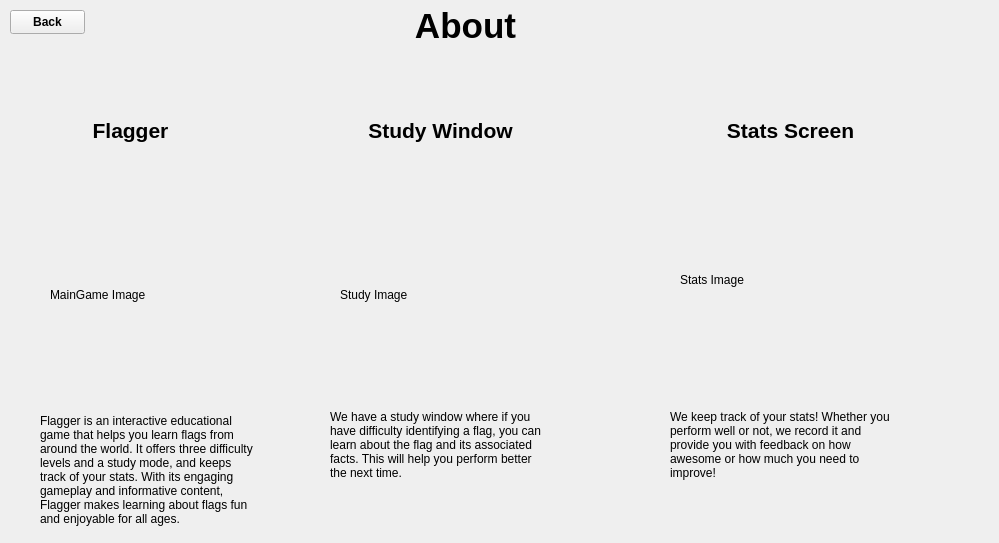
<?xml version="1.0" encoding="UTF-8"?>
<ui version="4.0">
 <class>AboutWindow</class>
 <widget class="QWidget" name="AboutWindow">
  <property name="geometry">
   <rect>
    <x>0</x>
    <y>0</y>
    <width>999</width>
    <height>543</height>
   </rect>
  </property>
  <property name="windowTitle">
   <string>Form</string>
  </property>
  <widget class="QPushButton" name="backButton">
   <property name="geometry">
    <rect>
     <x>10</x>
     <y>10</y>
     <width>75</width>
     <height>24</height>
    </rect>
   </property>
   <property name="font">
    <font>
     <bold>true</bold>
    </font>
   </property>
   <property name="text">
    <string>Back</string>
   </property>
  </widget>
  <widget class="QLabel" name="HelpTitle">
   <property name="geometry">
    <rect>
     <x>250</x>
     <y>-50</y>
     <width>431</width>
     <height>151</height>
    </rect>
   </property>
   <property name="font">
    <font>
     <pointsize>26</pointsize>
     <bold>true</bold>
    </font>
   </property>
   <property name="text">
    <string>About</string>
   </property>
   <property name="alignment">
    <set>Qt::AlignCenter</set>
   </property>
  </widget>
  <widget class="QLabel" name="flaggerLabel">
   <property name="geometry">
    <rect>
     <x>40</x>
     <y>90</y>
     <width>181</width>
     <height>81</height>
    </rect>
   </property>
   <property name="font">
    <font>
     <pointsize>16</pointsize>
     <bold>true</bold>
    </font>
   </property>
   <property name="text">
    <string>Flagger</string>
   </property>
   <property name="alignment">
    <set>Qt::AlignCenter</set>
   </property>
  </widget>
  <widget class="QLabel" name="mainGameImage">
   <property name="geometry">
    <rect>
     <x>50</x>
     <y>170</y>
     <width>250</width>
     <height>250</height>
    </rect>
   </property>
   <property name="text">
    <string>MainGame Image</string>
   </property>
  </widget>
  <widget class="QLabel" name="aboutFlagger">
   <property name="geometry">
    <rect>
     <x>40</x>
     <y>400</y>
     <width>220</width>
     <height>140</height>
    </rect>
   </property>
   <property name="text">
    <string>Flagger is an interactive educational game that helps you learn flags from around the world. It offers three difficulty levels and a study mode, and keeps track of your stats. With its engaging gameplay and informative content, Flagger makes learning about flags fun and enjoyable for all ages.</string>
   </property>
   <property name="wordWrap">
    <bool>true</bool>
   </property>
  </widget>
  <widget class="QLabel" name="studyLabel">
   <property name="geometry">
    <rect>
     <x>350</x>
     <y>90</y>
     <width>181</width>
     <height>81</height>
    </rect>
   </property>
   <property name="font">
    <font>
     <pointsize>16</pointsize>
     <bold>true</bold>
    </font>
   </property>
   <property name="text">
    <string>Study Window</string>
   </property>
   <property name="alignment">
    <set>Qt::AlignCenter</set>
   </property>
  </widget>
  <widget class="QLabel" name="statsLabel">
   <property name="geometry">
    <rect>
     <x>700</x>
     <y>90</y>
     <width>181</width>
     <height>81</height>
    </rect>
   </property>
   <property name="font">
    <font>
     <pointsize>16</pointsize>
     <bold>true</bold>
    </font>
   </property>
   <property name="text">
    <string>Stats Screen</string>
   </property>
   <property name="alignment">
    <set>Qt::AlignCenter</set>
   </property>
  </widget>
  <widget class="QLabel" name="studyImage">
   <property name="geometry">
    <rect>
     <x>340</x>
     <y>170</y>
     <width>250</width>
     <height>250</height>
    </rect>
   </property>
   <property name="text">
    <string>Study Image</string>
   </property>
  </widget>
  <widget class="QLabel" name="statsImage">
   <property name="geometry">
    <rect>
     <x>680</x>
     <y>170</y>
     <width>260</width>
     <height>220</height>
    </rect>
   </property>
   <property name="text">
    <string>Stats Image</string>
   </property>
  </widget>
  <widget class="QLabel" name="aboutStudy">
   <property name="geometry">
    <rect>
     <x>330</x>
     <y>375</y>
     <width>220</width>
     <height>140</height>
    </rect>
   </property>
   <property name="text">
    <string>We have a study window where if you have difficulty identifying a flag, you can learn about the flag and its associated facts. This will help you perform better the next time.</string>
   </property>
   <property name="wordWrap">
    <bool>true</bool>
   </property>
  </widget>
  <widget class="QLabel" name="aboutStats">
   <property name="geometry">
    <rect>
     <x>670</x>
     <y>375</y>
     <width>220</width>
     <height>140</height>
    </rect>
   </property>
   <property name="text">
    <string>We keep track of your stats! Whether you perform well or not, we record it and provide you with feedback on how awesome or how much you need to improve!</string>
   </property>
   <property name="wordWrap">
    <bool>true</bool>
   </property>
  </widget>
 </widget>
 <resources/>
 <connections/>
</ui>
